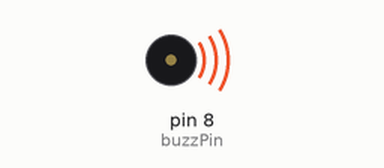
This sketch was run on a simulated Arduino Uno, built with avr-gcc and run on an emulated ATmega328P. Parts: buzzer (waves = sounding).

Above: at 0.1 s.
Timing chart, 0 to 1.6 s (numbered marks = the images above):
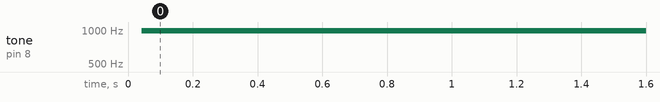

Measured:
- by itself, tone on pin 8 (buzzPin): silent → 986 Hz at 0.04 s

The sketch:

buzzerTonesActive.ino
```cpp
int buzzPin=8;
int dtOne=1;
int counter;
// getting tones from active buzzer

void setup() {
  // put your setup code here, to run once:
  pinMode(buzzPin,OUTPUT);

}

void loop() {
  // put your main code here, to run repeatedly:
  for(counter=0;counter<99;counter++){
    digitalWrite(buzzPin,HIGH);
    delay(dtOne);
    digitalWrite(buzzPin,LOW);
    delayMicroseconds(dtOne);
  }


}
```
